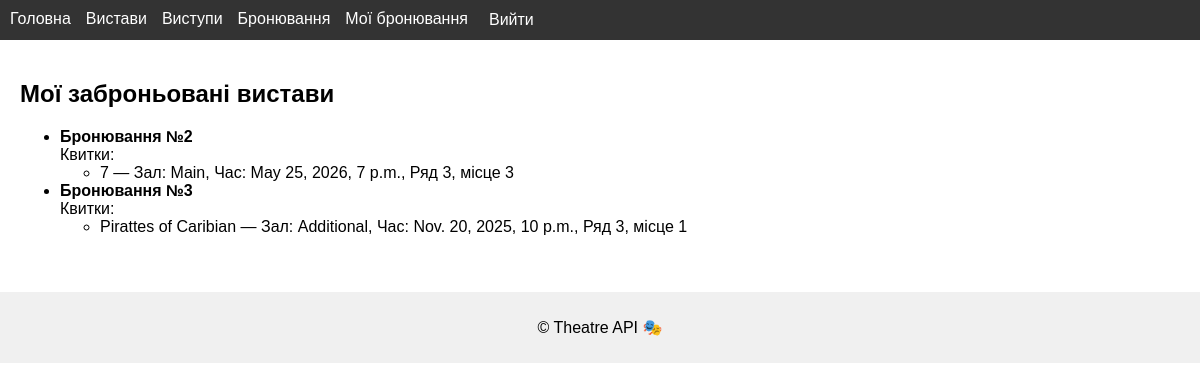
Page /my-reservations/ (signed in) on the committed database.
### theatre/models.py (models this page shows)
class Reservation(models.Model):
    user = models.ForeignKey(User, on_delete=models.CASCADE)
    created_at = models.DateTimeField(auto_now_add=True)

class Ticket(models.Model):
    performance = models.ForeignKey(Performance, on_delete=models.CASCADE)
    reservation = models.ForeignKey(
        Reservation,
        on_delete=models.CASCADE,
        related_name="tickets"   # ← додаємо
    )
    row = models.IntegerField()
    seat = models.IntegerField()
    class Meta:
        unique_together = ('performance', 'row', 'seat')

class Performance(models.Model):
    play = models.ForeignKey(Play, on_delete=models.CASCADE)
    theatre_hall = models.ForeignKey(TheatreHall, on_delete=models.CASCADE)
    show_time = models.DateTimeField()

class Play(models.Model):
    title = models.CharField(max_length=255)
    description = models.TextField()
    genres = models.ManyToManyField(Genre)
    actors = models.ManyToManyField(Actor)

class TheatreHall(models.Model):
    name = models.CharField(max_length=100)
    rows = models.IntegerField()
    seats_in_row = models.IntegerField()

### theatre/views.py (the view)
# urls.py: path('my-reservations/', views.my_reservations, name="my_reservations"),
@login_required
def my_reservations(request):
    reservations = Reservation.objects.filter(user=request.user).prefetch_related(
        "tickets__performance__play",
        "tickets__performance__theatre_hall"
    )
    return render(request, "my_reservations.html", {"reservations": reservations})

### templates/my_reservations.html (shortened to what this page needs)
{% extends "base.html" %}
{% block content %}
<h2>Мої заброньовані вистави</h2>
<ul>
    {% for reservation in reservations %}
        <li>
            <strong>Бронювання №{{ reservation.id }}</strong><br>
            Квитки:
            <ul>
                {% for ticket in reservation.tickets.all %}
                    <li>
                        {{ ticket.performance.play.title }} —
                        Зал: {{ ticket.performance.theatre_hall.name }},
                        Час: {{ ticket.performance.show_time }},
                        Ряд {{ ticket.row }}, місце {{ ticket.seat }}
                    </li>
                {% endfor %}
            </ul>
        </li>
    {% empty %}
        <li>У вас ще немає бронювань</li>
    {% endfor %}
</ul>
{% endblock %}

### templates/base.html (style rules this page uses)
body { font-family: Arial, sans-serif; margin: 0; padding: 0; }

### rows in the picture
Reservation: id "2"
Ticket: performance.play "7", performance.theatre_hall.name "Main", performance.show_time "May 25, 2026, 7 p.m.", row "3", seat "3"
Reservation: id "3"
Ticket: performance.play "Pirattes of Caribian", performance.theatre_hall.name "Additional", performance.show_time "Nov. 20, 2025, 10 p.m.", row "3", seat "1"
